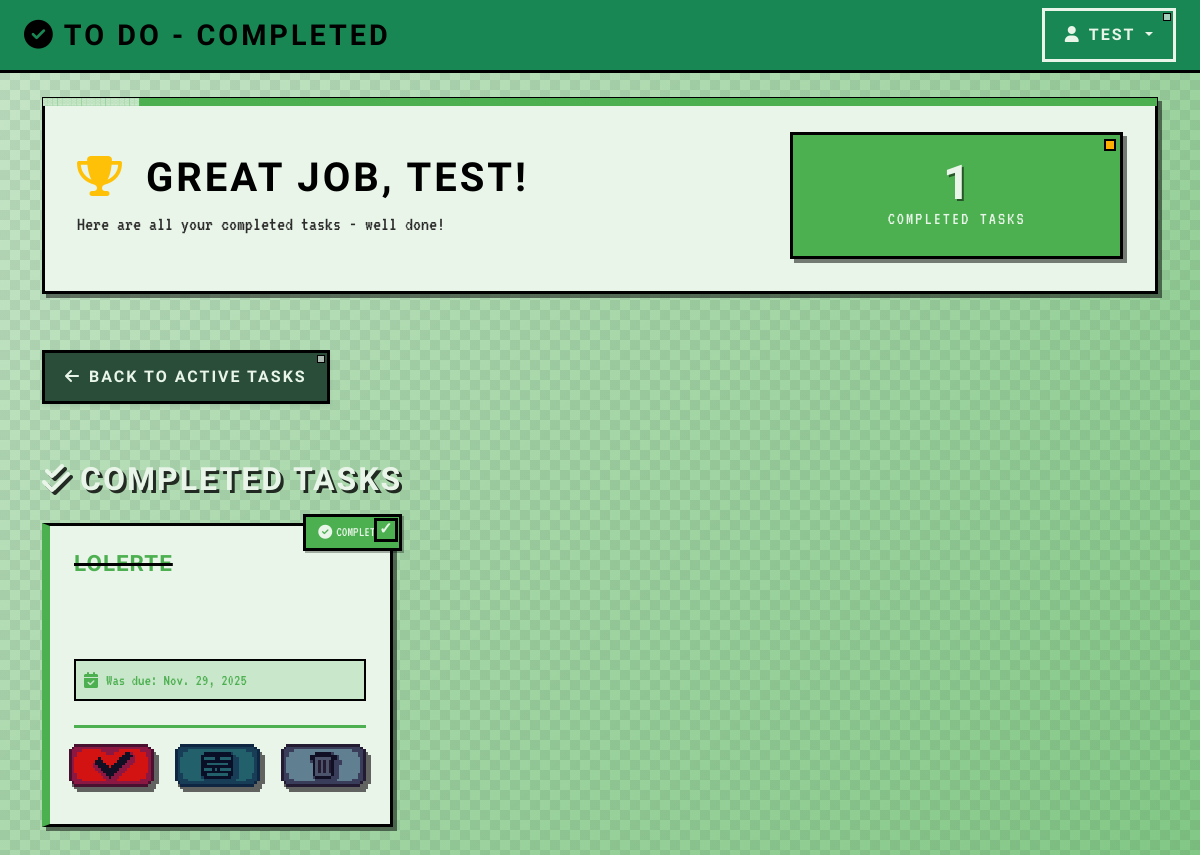
Before: /15/completed_tasks (signed in) with the older database file.
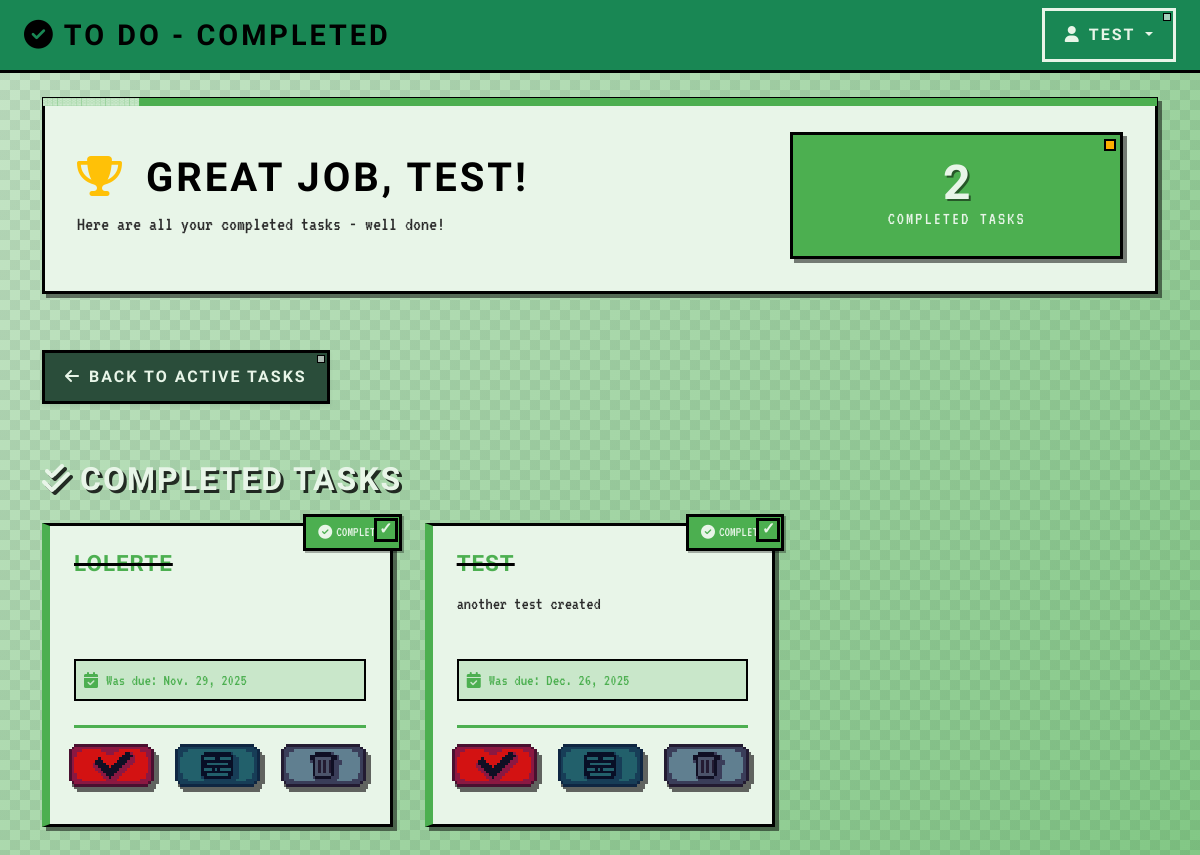
After: the same page with the newer database file.
### tasks_app/models.py (models this page shows, shortened)
class Task(models.Model):
    name = models.CharField(max_length = 30)
    description = models.CharField(max_length = 85)
    deadline = models.DateField(null=True, blank=True)
    completed = models.BooleanField(default = False)
    user = models.ForeignKey(User, on_delete=models.CASCADE, related_name = 'tasks')

### tasks_app/views/general_views.py (the view)
# urls.py: path('<int:user_id>', views.user_tasks, name = 'main'),
def user_tasks(request, user_id, completed=False):
    if request.session.get('user_id') != user_id:
        return redirect('index')
    user = get_object_or_404(User, id=user_id)
    tasks = user.tasks.filter(completed=completed)
    template = "completed.html" if completed else "user.html"
    next_url = request.path
    return render(request, template, {
        'user': user,
        'tasks': tasks,
        'next': next_url
    })

### tasks_app/templates/completed.html (shortened to what the changed rows need)
{% extends 'base.html' %}
{% load static %}
{% block content %}
<div class="dashboard-bg">
    <div class="container py-4">
        <div class="row mb-4">
            <div class="col-12">
                <div class="welcome-card completed-header">
                    <div class="row align-items-center">
                        <div class="col-md-8">
                            <h1 class="welcome-title mb-2">
                                <i class="fas fa-trophy text-warning me-2"></i>
                                Great job, {{user.username}}!
                            </h1>
                        </div>
                        <div class="col-md-4 text-md-end">
                            <div class="task-counter completed-counter">
                                <span class="counter-number">{{tasks|length}}</span>
                                <span class="counter-label">Completed Tasks</span>
                            </div>
                        </div>
                    </div>
                </div>
            </div>
        </div>
        <div class="row">
            <div class="col-12">
                <div class="section-header mb-4">
                    <h2 class="section-title">
                        <i class="fas fa-check-double me-2"></i>Completed Tasks
                    </h2>
                </div>
                {% if tasks %}
                    <div class="tasks-grid">
                        {% for task in tasks %}
                        <div class="task-card completed-task-card">
                            <div class="completed-badge">
                                <i class="fas fa-check-circle"></i>
                                <span>Completed</span>
                            </div>
                            <div class="task-header">
                                <h5 class="task-title completed-title">{{task.name}}</h5>
                            </div>
                            <div class="task-body">
                                <p class="task-description completed-description">{{task.description}}</p>
                                <div class="task-meta">
                                    <div class="due-date completed-due-date">
                                        <i class="fas fa-calendar-check me-2"></i>
                                        <span>Was due: {{task.deadline}}</span>
                                    </div>
                                </div>
                            </div>
                            <div class="task-actions completed-actions">
                                <form method="POST" action="{% url 'modify_completition_task' user.id task.id %}?next={{ request.path }}" class="d-inline">
                                    <input type="image" class="action-icon uncomplete-icon" src="{% static 'Descompletado.png' %}" alt="Uncomplete" width="90" title="Mark as Incomplete">
                                </form>
                                <a href="{% url 'modify_task' user.id task.id%}?next={{ request.path }}">
                                    <img class="action-icon" src="{% static 'Modificar.png' %}" alt="Update" width="90" title="Edit Task">
                                </a>
                                <form method="POST" action="{% url 'delete_task' user.id task.id%}?next={{ request.path }}" class="d-inline">
                                    <input type="image" class="action-icon delete-icon" src="{% static 'Eliminar.png' %}" alt="Delete" width="90" onclick="return confirm('Are you sure you want to permanently delete this completed task?')" title="Delete Task">
                                </form>
                            </div>
                        </div>
                        {% endfor %}
                    </div>
                {% endif %}
            </div>
        </div>
    </div>
</div>
{% endblock %}

Changed rows visible on the page:
now on this page (row edited): Task: name "TEST", description "another test created", deadline "Dec. 26, 2025"
Other visible differences:
{{ tasks|length }}: "1" → "2"
